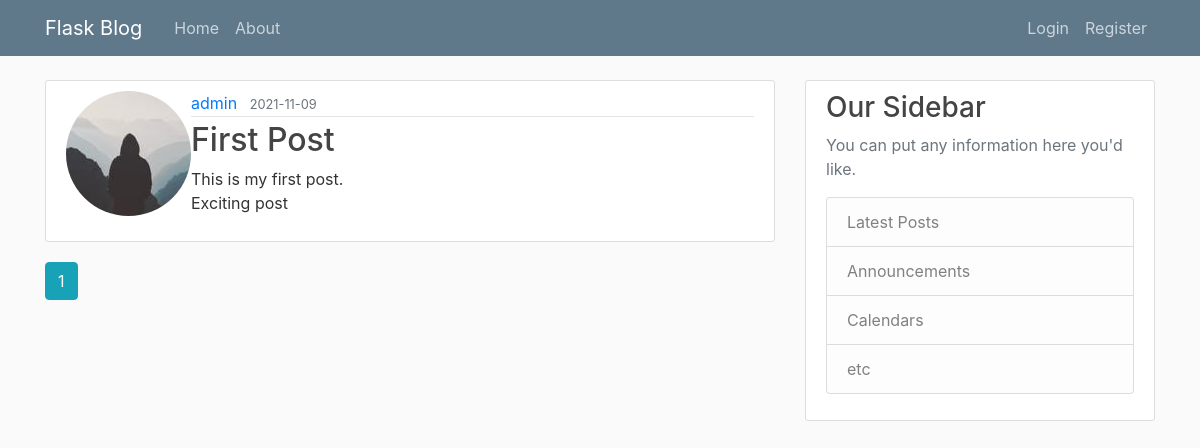
Page /home on the earlier database version.
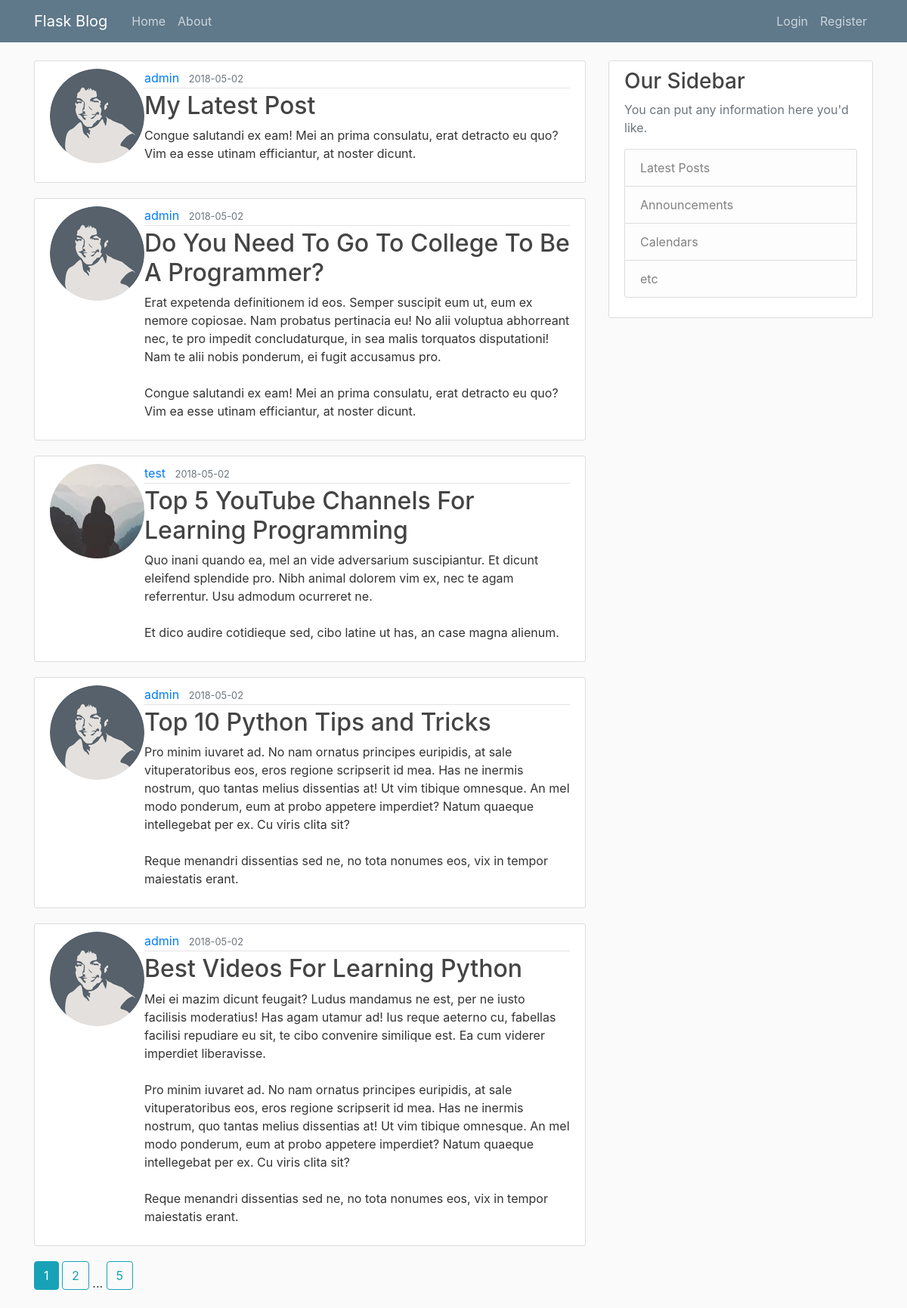
Same page on the later database version.
### flaskblog/models.py (models this page shows, shortened)
class Post(db.Model):
    id = db.Column(db.Integer, primary_key=True)
    title = db.Column(db.String(100), nullable=False)
    date_posted = db.Column(db.DateTime, nullable=False, default=datetime.utcnow)
    content = db.Column(db.Text,  nullable=False)
    user_id = db.Column(db.Integer, db.ForeignKey('user.id'), nullable=False)

class User(db.Model, UserMixin):
    id = db.Column(db.Integer, primary_key=True)
    username = db.Column(db.String(20), unique=True, nullable=False)
    email = db.Column(db.String(120), unique=True, nullable=False)
    image_file = db.Column(db.String(20),  nullable=False, default='default.jpg')
    password = db.Column(db.String(60), nullable=False)
    post = db.relationship('Post', backref='author', lazy=True)

### flaskblog/routes.py (the view)
@app.route("/")
@app.route("/home")
def home():
    page = request.args.get('page', 1, type=int)
    posts = Post.query.order_by(Post.date_posted.desc()).paginate(per_page=5)
    return render_template('home.html', posts=posts, page=page)

### flaskblog/templates/home.html
{% extends "layout.html" %}
{% block content %}
  {% for post in posts.items %}
    <article class="media content-section">
      <img
        class="rounded-circle article-image"
        src="{{  url_for('static', filename='profile_pics/') + post.author.image_file }}"
        alt="{{ post.author.username }}"
      />
      <div class="media-body">
        <div class="article-metadata">
          <a class="mr-2" href="{{ url_for('user_posts', username=post.author.username ) }}">{{ post.author.username }}</a>
          <small class="text-muted"
            >{{ post.date_posted.strftime('%Y-%m-%d') }}</small
          >
        </div>
        <h2>
          <a class="article-title" href="{{ url_for('post', post_id=post.id) }}"
            >{{ post.title }}</a
          >
        </h2>
        <p class="article-content">{{ post.content }}</p>
      </div>
    </article>
  {% endfor %}
  {% for page_num in posts.iter_pages(left_edge=1, right_edge=1, left_current=1, right_current=2) %}
    {% if page_num %}
      {% if posts.page == page_num %}
        <a class="btn btn-info mb-4" href="{{ url_for('home', page=page_num) }}">{{ page_num }}</a>
      {% else %}
        <a class="btn btn-outline-info mb-4" href="{{ url_for('home', page=page_num) }}">{{ page_num }}</a>
      {% endif %}
    {% else %}
      ...
    {% endif %}
  {% endfor %}
  {% endblock content %}

### flaskblog/templates/layout.html (shortened to what this page needs)
<!DOCTYPE html>
<html lang="en">
<head>
  <link rel="stylesheet" href="https://maxcdn.bootstrapcdn.com/bootstrap/4.0.0/css/bootstrap.min.css"
>
  <link rel="stylesheet" type="text/css" href="{{ url_for('static', filename='main.css') }}">
</head>
<body>
  <header class="site-header">
    <nav class="navbar navbar-expand-md navbar-dark bg-steel fixed-top">
      <div class="container">
        <a class="navbar-brand mr-4" href="/">Flask Blog</a>
        <div class="collapse navbar-collapse" id="navbarToggle">
          <div class="navbar-nav mr-auto">
            <a class="nav-item nav-link" href="{{url_for('home')}}">Home</a>
            <a class="nav-item nav-link" href="{{url_for('about')}}">About</a>
          </div>
          <div class="navbar-nav">
            {% if current_user.is_authenticated %}
            <a class="nav-item nav-link" href="{{url_for('new_post')}}">New Post</a>
            <a class="nav-item nav-link" href="{{url_for('account')}}">Account</a>
            <a class="nav-item nav-link" href="{{url_for('logout')}}">Logout</a>
            {% else %}
            <a class="nav-item nav-link" href="{{url_for('login')}}">Login</a>
            <a class="nav-item nav-link" href="{{url_for('register')}}">Register</a>
            {% endif %}
          </div>
        </div>
      </div>
    </nav>
  </header>
  <main role="main" class="container">
    <div class="row">
      <div class="col-md-8">
        {% block content %}{% endblock %}
      </div>
      <div class="col-md-4">
        <div class="content-section">
          <h3>Our Sidebar</h3>
          <p class='text-muted'>You can put any information here you'd like.
          <ul class="list-group">
            <li class="list-group-item list-group-item-light">Latest Posts</li>
            <li class="list-group-item list-group-item-light">Announcements</li>
            <li class="list-group-item list-group-item-light">Calendars</li>
            <li class="list-group-item list-group-item-light">etc</li>
          </ul>
          </p>
        </div>
      </div>
    </div>
  </main>
</body>
</html>

### flaskblog/static/main.css (style rules this page uses)
body { background: #fafafa; color: #333333; margin-top: 5rem; }
h1, h2, h3, h4, h5, h6 { color: #444444; }
.bg-steel { background-color: #5f788a; }
.site-header .navbar-nav .nav-link { color: #cbd5db; }
.content-section { background: #ffffff; padding: 10px 20px; border: 1px solid #dddddd; border-radius: 3px; margin-bottom: 20px; }
.article-title { color: #444444; }
.article-content { white-space: pre-line; }
.article-metadata { padding-bottom: 1px; margin-bottom: 4px; border-bottom: 1px solid #e3e3e3 }

Differences in the rows shown:
no longer on this page (row edited): Post: image_file (picture), author.username "admin", date_posted "2021-11-09", title "First Post", content "This is my first post. Exciting post"
added Post: image_file (picture), author.username "admin", date_posted "2018-05-02", title "My Latest Post", content "Congue salutandi ex eam! Mei an prima consulatu, erat detracto eu quo? Vim ea esse utinam efficiantur, at noster dicunt."
added Post: image_file (picture), author.username "admin", date_posted "2018-05-02", title "Do You Need To Go To College To Be A Programmer?", content "Erat expetenda definitionem id eos. Semper suscipit eum ut, eum ex nemore copiosae. Nam probatus pertinacia eu! No alii voluptua abhorreant nec, te pro impedit concludaturque, in sea malis torquatos disputationi! Nam te alii nobis ponderum, ei fugit accusamus pro. Congue salutandi ex eam! Mei an prima consulatu, erat detracto eu quo? Vim ea esse utinam efficiantur, at noster dicunt."
added Post: username (picture), author.username "test", date_posted "2018-05-02", title "Top 5 YouTube Channels For Learning Programming", content "Quo inani quando ea, mel an vide adversarium suscipiantur. Et dicunt eleifend splendide pro. Nibh animal dolorem vim ex, nec te agam referrentur. Usu admodum ocurreret ne. Et dico audire cotidieque sed, cibo latine ut has, an case magna alienum."
added Post: image_file (picture), author.username "admin", date_posted "2018-05-02", title "Top 10 Python Tips and Tricks", content "Pro minim iuvaret ad. No nam ornatus principes euripidis, at sale vituperatoribus eos, eros regione scripserit id mea. Has ne inermis nostrum, quo tantas melius dissentias at! Ut vim tibique omnesque. An mel modo ponderum, eum at probo appetere imperdiet? Natum quaeque intellegebat per ex. Cu viris clita sit? Reque menandri dissentias sed ne, no tota nonumes eos, vix in tempor maiestatis erant."
added Post: image_file (picture), author.username "admin", date_posted "2018-05-02", title "Best Videos For Learning Python", content "Mei ei mazim dicunt feugait? Ludus mandamus ne est, per ne iusto facilisis moderatius! Has agam utamur ad! Ius reque aeterno cu, fabellas facilisi repudiare eu sit, te cibo convenire similique est. Ea cum viderer imperdiet liberavisse. Pro minim iuvaret ad. No nam ornatus principes euripidis, at sale vituperatoribus eos, eros regione scripserit id mea. Has ne inermis nostrum, quo tantas melius dissentias at! Ut vim tibique omnesque. An mel modo ponderum, eum at probo appetere imperdiet? Natum quaeque intellegebat per ex. Cu viris clita sit? Reque menandri dissentias sed ne, no tota nonumes eos, vix in tempor maiestatis erant."
Other differences:
new list line: "2"
new list line: "5"
